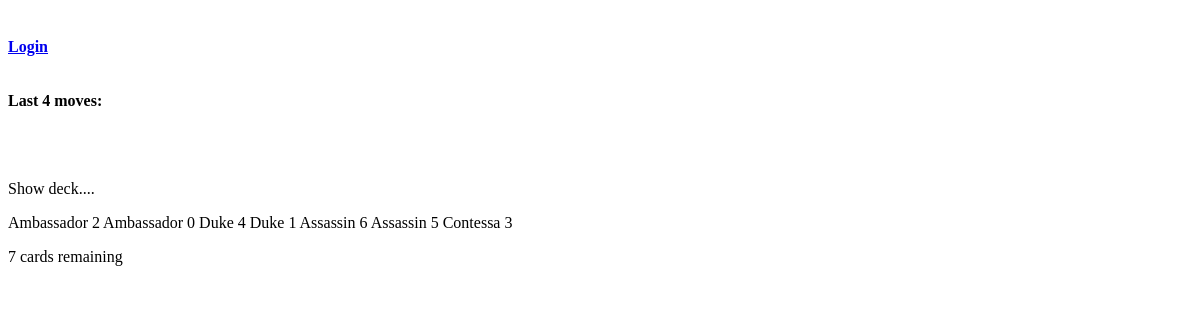
The app's page /coup/showDeck, older data.
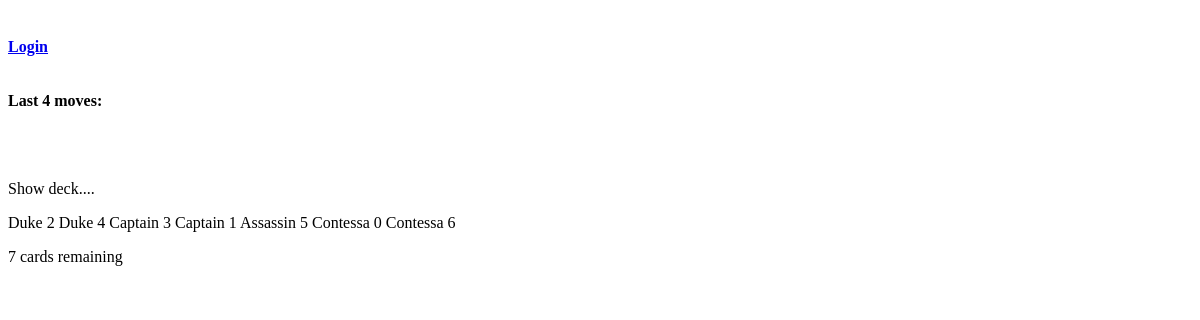
The same page, newer data.
### coup/models.py (models this page shows, shortened)
class CardInstance(models.Model):
    card = models.ForeignKey('Card', on_delete=models.SET_NULL, null=True)
    shuffle_order = models.IntegerField(null=True)
    def __str__(self):
        return self.card.cardName
    CARD_STATUS = (
        ('U', 'Up'),
        ('D', 'Down'),
    )
    status = models.CharField(max_length=1, choices=CARD_STATUS, blank=True, default='D', help_text='Card status')

class Card(models.Model):
    cardName = models.CharField(max_length=20, default="Assassin")

### coup/views.py (the view)
# urls.py: path('showDeck', views.showdeck, name='showDeck'),
def showdeck(request):
    deck = Deck.objects.all()[0]
    cardsremaining = deck.cardsremaining()
    return render(
        request,
        'show_deck.html',
        context={'deck': deck, 'cardsremaining': cardsremaining}
    )

### coup/models.py (called while the page is built)
    def cardsremaining(self):
        self.cnt = 0
        for self.card in self.cards.all():
            if self.card.shuffle_order is not None:
                self.cnt += 1
        return self.cnt

### coup/templates/show_deck.html (shortened to what this page needs)
{% block content %}
<html lang="en">
<head>
</head>
<body>
<p>Show deck....</p>
<p>
{% for card in deck.cards.all %}
{% if card.shuffle_order != None %}
{{ card }} {{card.shuffle_order}}
{% endif %}
    {% endfor %}</p>
<p>    {{cardsremaining}}  cards remaining</p>
</body>
</html>
{% endblock %}

Row changes from the older to the newer data that the page shows:
removed CardInstance: card.cardName "Ambassador", shuffle_order "2"
removed CardInstance: card.cardName "Ambassador", shuffle_order "0"
removed CardInstance: card.cardName "Duke", shuffle_order "1"
removed CardInstance: card.cardName "Assassin", shuffle_order "6"
removed CardInstance: card.cardName "Contessa", shuffle_order "3"
added CardInstance: card.cardName "Duke", shuffle_order "2"
added CardInstance: card.cardName "Captain", shuffle_order "3"
added CardInstance: card.cardName "Captain", shuffle_order "1"
added CardInstance: card.cardName "Contessa", shuffle_order "0"
added CardInstance: card.cardName "Contessa", shuffle_order "6"
